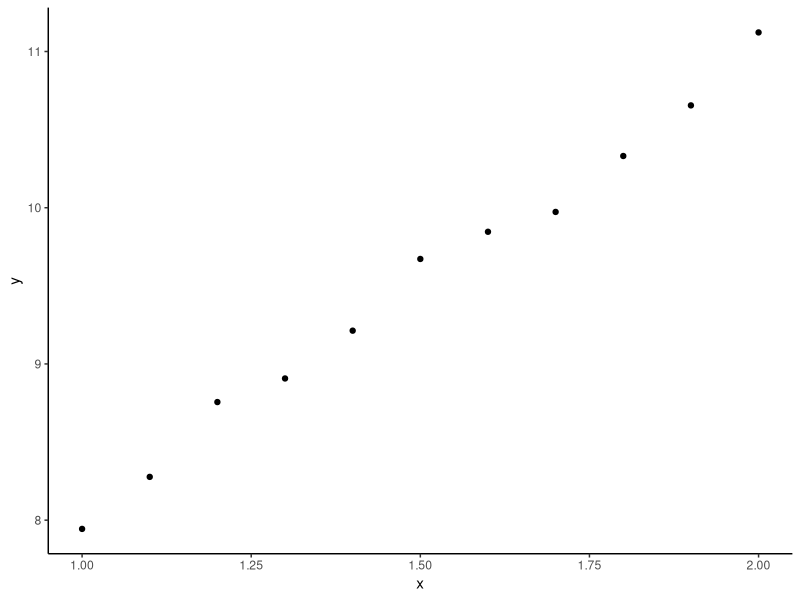
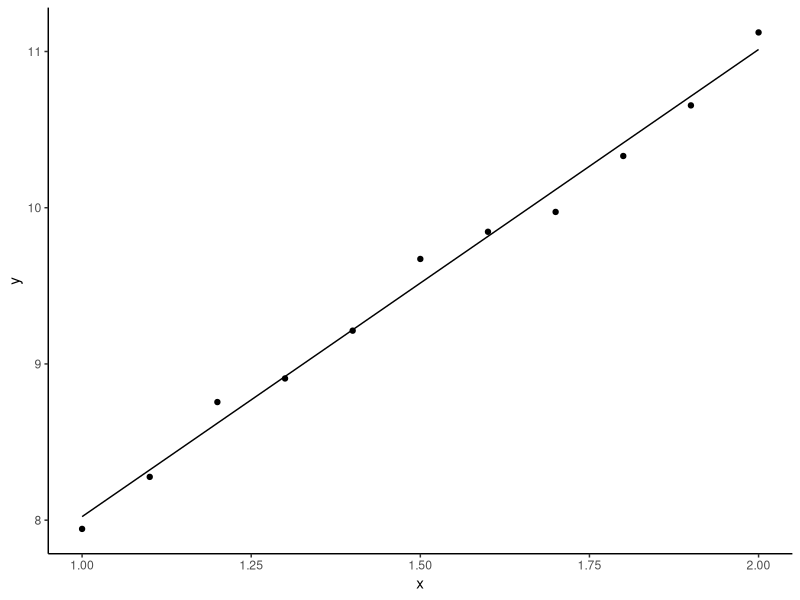
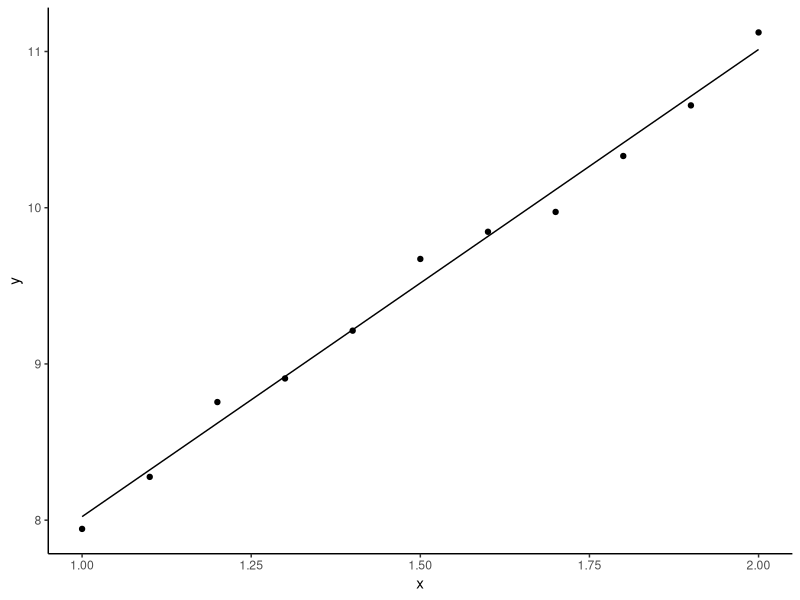
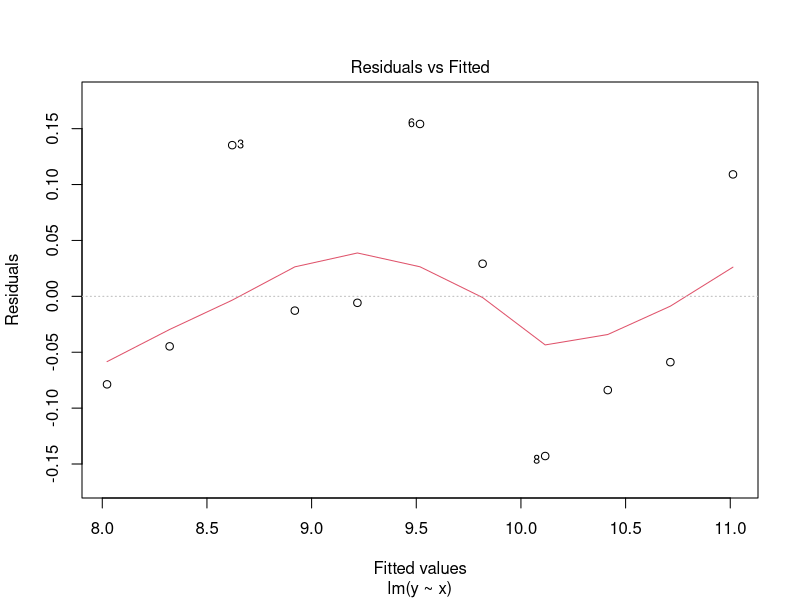
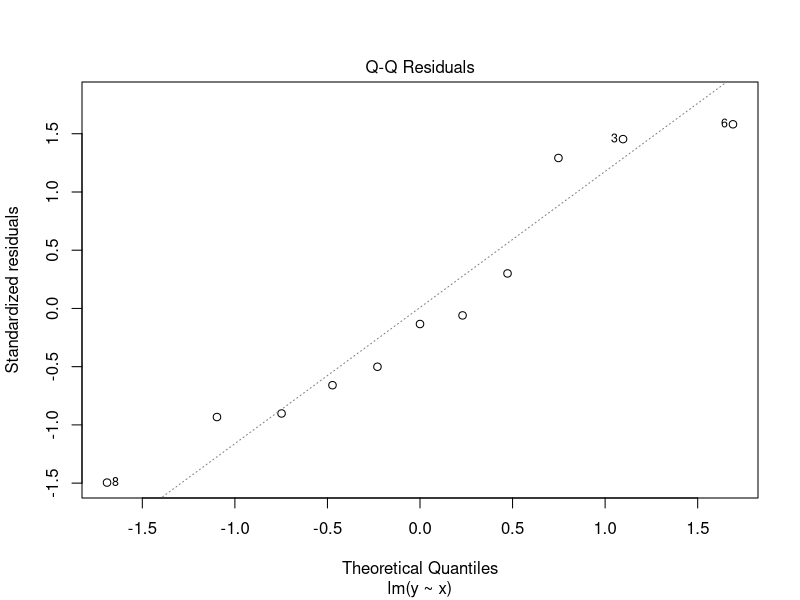
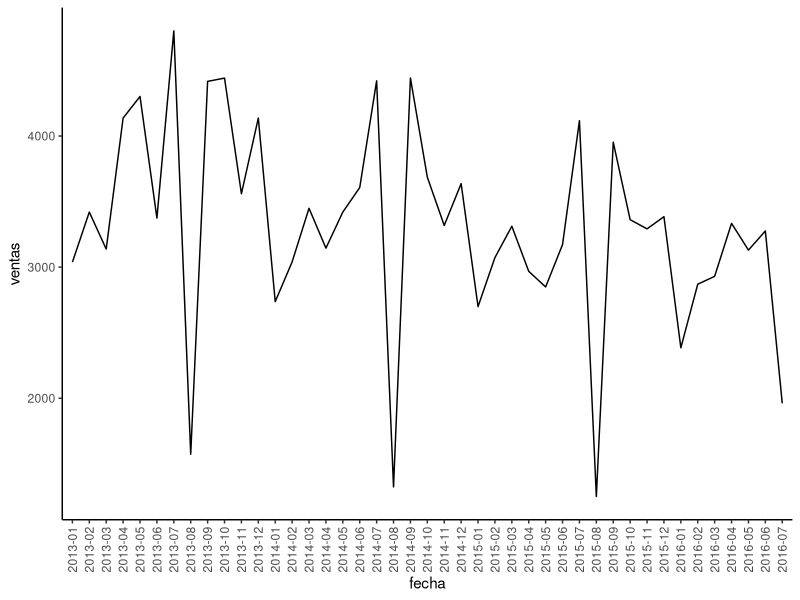
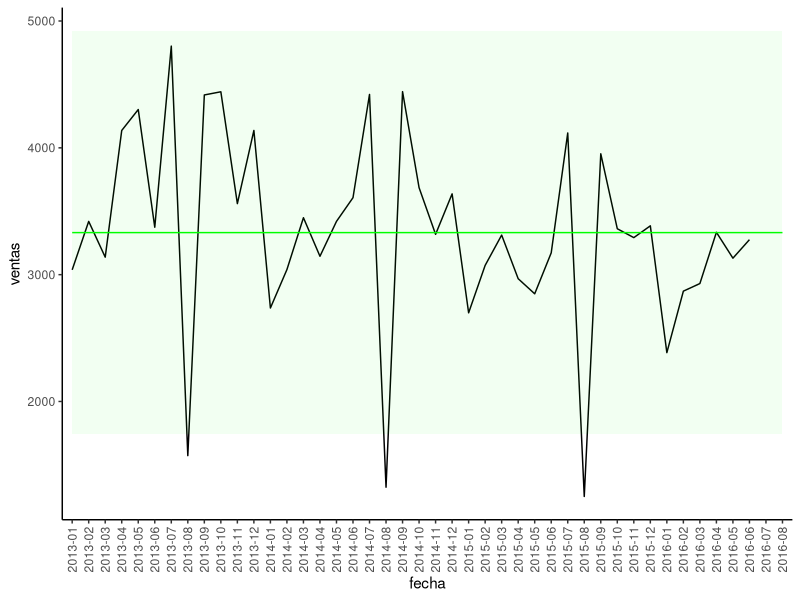
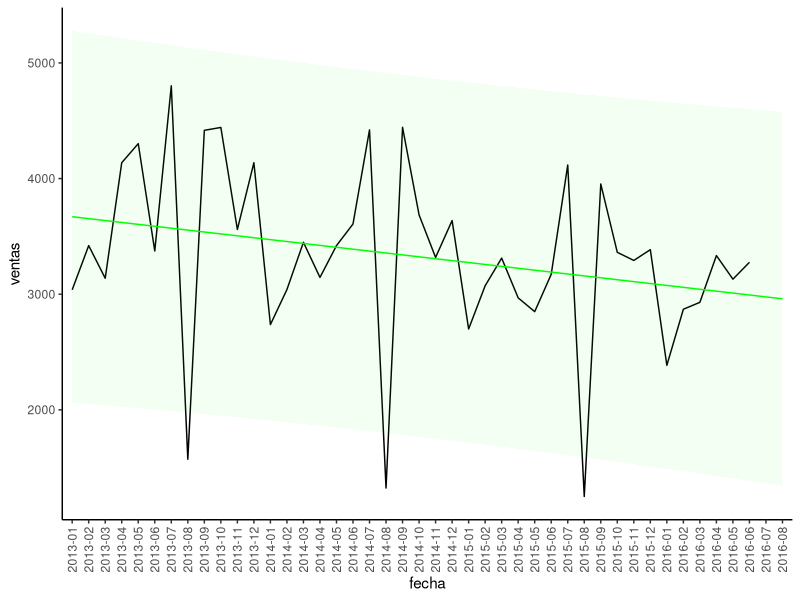

Write R code to recreate these figures, in order.
## ---- chunk 1
knitr::opts_chunk$set(echo = FALSE, dev="svg")
## ---- chunk 2
if(!require("tidyverse")) {
  install.packages("tidyverse", repos="https://cloud.r-project.org/",
         quiet=TRUE, type="binary")
  library("tidyverse")
}
if(!require("kableExtra")) {
  install.packages("kableExtra", repos="https://cloud.r-project.org/",
         quiet=TRUE, type="binary")
  library("kableExtra")
}
## ---- chunk 3
set.seed(123)
## ---- chunk 4
x <- seq(1, 2, length.out = 11)
y <- round(3 * x + 5 + rnorm(11) / 10, 3)
datos <- data.frame(x = x, y = y)
## ---- chunk 5
kable_styling(kable(datos), font_size=24)
## ---- chunk 6
ggplot(datos, aes(x = x, y = y)) + geom_point() + theme_classic()
## ---- chunk 7
ajuste <- lm(y ~ x, datos)
summary(ajuste)
## ---- chunk 8
datos$yc <- ajuste$fitted
## ---- chunk 9
kable_styling(kable(datos), font_size=24)
## ---- chunk 10
ggplot(datos, aes(x = x, y = y)) +
  geom_point() +
  geom_line(aes(y = yc)) + 
  theme_classic()
## ---- chunk 11
ggplot(datos, aes(x = x, y = y)) +
  geom_point() +
  geom_line(aes(y = yc)) + 
  theme_classic()
## ---- chunk 12
summary(ajuste)
## ---- chunk 13
plot(ajuste, which=1)
## ---- chunk 14
plot(ajuste, which=2)
## ---- chunk 15
shapiro.test(ajuste$residuals)
## ---- chunk 16
predict(ajuste,data.frame(x = c(1.12,1.23)))
## ---- chunk 17
predict(ajuste,data.frame(x = c(1.12)), interval="confidence")
## ---- chunk 18
predict(ajuste,data.frame(x = c(1.12)), interval="prediction")
## ---- chunk 19
datos <- read.table("ventas.csv", header=TRUE, dec=",",sep=";")
kable_styling(kable(head(datos)), font_size=24)
## ---- chunk 20
datos$fecha <- paste(datos$ano,
                     formatC(datos$mes, width=2,
                             format="d", flag="0"),
                     sep="-")
ggplot(datos,aes(x=fecha,y=ventas,group=1)) + geom_line() +
  theme_classic()+
  theme(axis.text.x = element_text(angle=90,vjust=0.5))
## ---- chunk 21
datosAj <- datos[1:42,]
datosAj$i <- 1:42
datosAj <- rbind(datosAj,
                 list(ano=c(2016,2016),
                      mes=7:8,
                      ventas=c(NA,NA),
                      fecha=c("2016-07","2016-08"),
                      i=43:44))

ajuste <- lm(ventas~1, datosAj[1:42,])

datosAj <- cbind(datosAj,
                 predict(ajuste, datosAj, interval="prediction"))

ggplot(datosAj,aes(x=fecha,y=ventas,group=1)) + geom_line() +
  geom_line(aes(y=fit), col="green")+
  geom_ribbon(aes(ymin=lwr, ymax=upr), fill="green", alpha=0.05)+
  theme_classic()+
  theme(axis.text.x = element_text(angle=90,vjust=0.5))

## ---- chunk 22

print(datosAj[43:44,c(4,6:8)])

## ---- chunk 23
datosAj <- datos[1:42,]
datosAj$i <- 1:42
datosAj <- rbind(datosAj,
                 list(ano=c(2016,2016),
                      mes=7:8,
                      ventas=c(NA,NA),
                      fecha=c("2016-07","2016-08"),
                      i=43:44))

ajuste <- lm(ventas~i, datosAj[1:42,])

datosAj <- cbind(datosAj,
                 predict(ajuste, datosAj, interval="prediction"))

ggplot(datosAj,aes(x=fecha,y=ventas,group=1)) + geom_line() +
  geom_line(aes(y=fit), col="green")+
  geom_ribbon(aes(ymin=lwr, ymax=upr), fill="green", alpha=0.05)+
  theme_classic()+
  theme(axis.text.x = element_text(angle=90,vjust=0.5))

## ---- chunk 24

print(datosAj[43:44,c(4,6:8)])

## ---- chunk 25
datosAj <- datos[1:42,]
datosAj$i <- 1:42
datosAj <- rbind(datosAj,
                 list(ano=c(2016,2016),
                      mes=7:8,
                      ventas=c(NA,NA),
                      fecha=c("2016-07","2016-08"),
                      i=43:44))
datosAj$mes <- factor(datosAj$mes)

ajuste <- lm(ventas~i+mes, datosAj[1:42,])

datosAj <- cbind(datosAj,
                 predict(ajuste, datosAj, interval="prediction"))

ggplot(datosAj,aes(x=fecha,y=ventas,group=1)) + geom_line() +
  geom_line(aes(y=fit), col="green")+
  geom_ribbon(aes(ymin=lwr, ymax=upr), fill="green", alpha=0.05)+
  theme_classic()+
  theme(axis.text.x = element_text(angle=90,vjust=0.5))

## ---- chunk 26

print(datosAj[43:44,c(4,6:8)])

## ---- chunk 27
summary(ajuste)
## ---- chunk 28
plot(ajuste, which = 1)
## ---- chunk 29
plot(ajuste, which = 2)
## ---- chunk 30
shapiro.test(ajuste$residuals)
